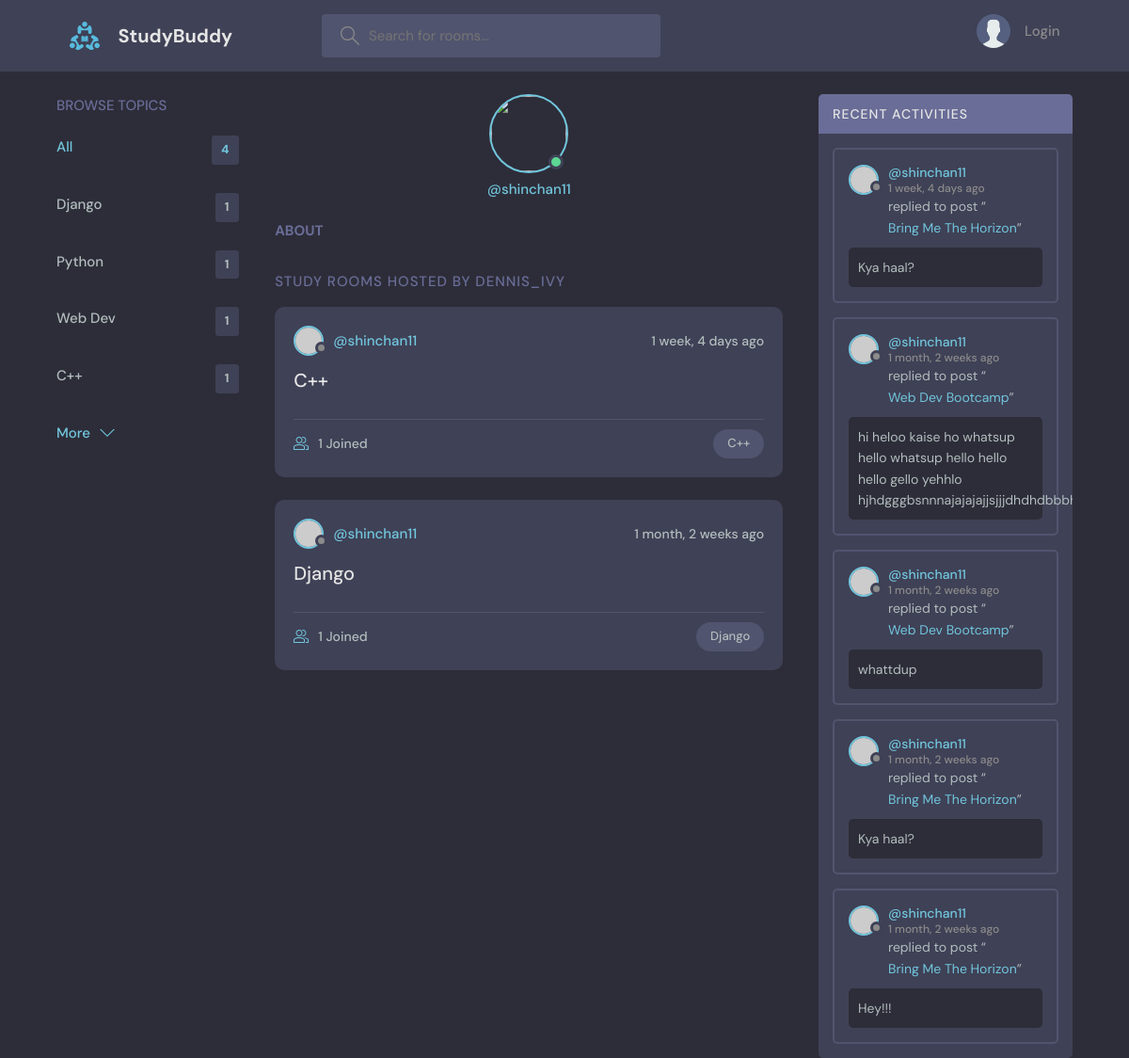
Screenshot of /profile/3/ with the database file from the repository.
### base/models.py (models this page shows, shortened)
class Topic(models.Model):
    name = models.CharField(max_length=200)
    def __str__(self):
        return self.name

class Room(models.Model):
    host = models.ForeignKey(User, on_delete=models.SET_NULL, null=True)
    topic = models.ForeignKey(Topic, on_delete=models.SET_NULL, null=True)
    name = models.CharField(max_length=200)
    description = models.TextField(null=True, blank=True) #null= True means it cannot be blank. blank ensures that on form submit, the value isn't empty
    participants = models.ManyToManyField(User, related_name='participants', blank=True) # We already have a field associated to Users, hence we have to add related name
    updated = models.DateTimeField(auto_now=True)
    created = models.DateTimeField(auto_now_add=True) #takes time stamp when we first create the instance
    class Meta:
        ordering = ['-updated', '-created'] # -updated means order is descending. updated means order is ascending. First order by updated, then by created
    def __str__(self):
        return self.name

class Message(models.Model):
    user = models.ForeignKey(User, on_delete=models.CASCADE)
    room = models.ForeignKey(Room, on_delete=models.CASCADE) #cascade means delete all related Messages when Room is deleted. Room and Message has one to many
    body = models.TextField()
    updated = models.DateTimeField(auto_now=True)
    created = models.DateTimeField(auto_now_add=True)
    class Meta:
        ordering = ['-updated', '-created'] # -updated means order is descending. updated means order is ascending. First order by updated, then by created

### base/views.py (the view)
# urls.py: path('profile/<str:pk>/', views.userProfile, name='user-profile'),
def userProfile(request, pk):
    user = User.objects.get(id=pk)
    rooms = user.room_set.all()
    room_messages = user.message_set.all()
    topics = Topic.objects.all()
    context={'user': user, 'rooms':rooms, 'room_messages':room_messages, 'topics':topics}
    return render(request, 'base/profile.html', context)

### base/templates/base/profile.html (shortened to what this page needs)
{% extends 'main.html' %}
{% block content %}
<main class="profile-page layout layout--3">
  <div class="container">
    {% include 'base/topics_component.html' %}
    <div class="roomList">
      <div class="profile">
        <div class="profile__avatar">
          <div class="avatar avatar--large active">
            <img src="{{user.avatar.url}}" />
          </div>
        </div>
        <div class="profile__info">
          <p>@{{user.username}}</p>
        </div>
        <div class="profile__about">
          <h3>About</h3>
        </div>
      </div>
      <div class="roomList__header">
        <div>
          <h2>Study Rooms Hosted by dennis_ivy</a>
          </h2>
        </div>
      </div>
      {% include 'base/feed_component.html' %}
    </div>
    {% include 'base/activity_component.html' %}
  </div>
</main>
{% endblock content %}

### base/templates/base/topics_component.html
<div class="topics">
          <div class="topics__header">
            <h2>Browse Topics</h2>
          </div>
          <ul class="topics__list">
            <li>
              <a href="{% url 'home' %}" class="active">All <span>{{topics.count}}</span></a>
            </li>
            {% for topic in topics %}
            <li>
              <a href="{% url 'home' %}?q={{topic.name}}">{{topic.name}} <span>{{topic.room_set.all.count}}</span></a>
            </li>
            {% endfor %}
          </ul>
          <a class="btn btn--link" href="{% url 'topics' %}">
            More
            <svg version="1.1" xmlns="http://www.w3.org/2000/svg" width="32" height="32" viewBox="0 0 32 32">
              <title>chevron-down</title>
              <path d="M16 21l-13-13h-3l16 16 16-16h-3l-13 13z"></path>
            </svg>
          </a>
</div>

### base/templates/base/feed_component.html (shortened to what this page needs)
{% for room in rooms %}
<div class="roomListRoom">
            <div class="roomListRoom__header">
              <a href="{% url 'user-profile' room.host.id %}}" class="roomListRoom__author">
                <div class="avatar avatar--small">
                  <img src="https://randomuser.me/api/portraits/women/11.jpg" />
                </div>
                <span>@{{room.host.username}}</span>
              </a>
              <div class="roomListRoom__actions">
                <span>{{room.created|timesince}} ago</span>
              </div>
            </div>
            <div class="roomListRoom__content">
              <a href="{% url 'room' room.id %}">{{room.topic}}</a>
            </div>
            <div class="roomListRoom__meta">
              <a href="{% url 'room' room.id %}" class="roomListRoom__joined">
                {{room.participants.all.count}} Joined
              </a>
              <p class="roomListRoom__topic">{{room.topic.name}}</p>
            </div>
</div>
{% endfor %}

### base/templates/base/activity_component.html (shortened to what this page needs)
<div class="activities">
          <div class="activities__header">
            <h2>Recent Activities</h2>
          </div>
          {% for message in room_messages %}
          <div class="activities__box">
            <div class="activities__boxHeader roomListRoom__header">
              <a href="{% url 'user-profile' message.user.id %}" class="roomListRoom__author">
                <div class="avatar avatar--small">
                  <img src="https://randomuser.me/api/portraits/women/11.jpg" />
                </div>
                <p>
                  @{{message.user}}
                  <span>{{message.created|timesince}} ago</span>
                </p>
              </a>
            </div>
            <div class="activities__boxContent">
              <p>replied to post “<a href="{% url 'room' message.room.id %}">{{message.room}}</a>”</p>
              <div class="activities__boxRoomContent">
               {{message.body}}
              </div>
            </div>
          </div>
          {% endfor %}
</div>

### rows the page displays
Topic: name "Django", room_set.all.count "1"
Topic: name "Python", room_set.all.count "1"
Topic: name "Web Dev", room_set.all.count "1"
Topic: name "C++", room_set.all.count "1"
Room: host.username "shinchan11", created "1 week, 4 days", topic "C++", participants.all.count "1", topic.name "C++"
Room: host.username "shinchan11", created "1 month, 2 weeks", topic "Django", participants.all.count "1", topic.name "Django"
Message: user "shinchan11", created "1 week, 4 days", room "Bring Me The Horizon", body "Kya haal?"
Message: user "shinchan11", created "1 month, 2 weeks", room "Web Dev Bootcamp", body "hi heloo kaise ho whatsup hello whatsup hello hello hello gello yehhlo…"
Message: user "shinchan11", created "1 month, 2 weeks", room "Web Dev Bootcamp", body "whattdup"
Message: user "shinchan11", created "1 month, 2 weeks", room "Bring Me The Horizon", body "Kya haal?"
Message: user "shinchan11", created "1 month, 2 weeks", room "Bring Me The Horizon", body "Hey!!!"

### other values shown
{{ topics.count }} "4"
{{ user.username }} "shinchan11"
